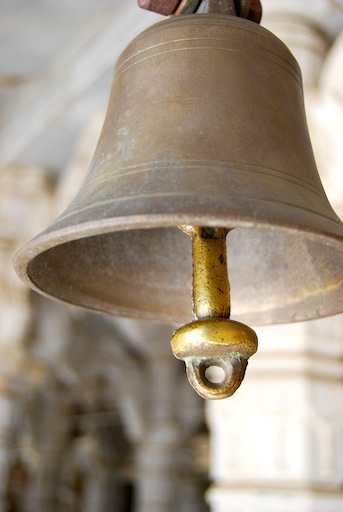
%> input picture dip/Assignment2/other p5/bell.jpg, 343 x 512 px
$ octave p5a1.m   (GNU Octave 9; MATLAB toolbox functions it lacks are replaced by stand-ins)
%> lines starting %> are read from the running program, lines starting %| are printed output that depends on the picture
### dip/Assignment2/other p5/p5f.m
% im = imread('bell.jpg');
% theta = 10;
% theta = (pi*theta) / 180;
% t = [cos(theta),sin(theta),0;-sin(theta),cos(theta),0;0,0,1];
% [x,y] = ndgrid(1:size(im,1),1:size(im,2));
% [x1,y1] = ndgrid(1:size(im,1),1:size(im,2));
% inds = 1:size(im,1)*size(im,2);
% inds = inds';

%
% im - input image
% x,y - vector consisting of x,y coordinate of images
% inds - indices on which transform to be made
% adj_im - 0/1 if to adjust image to the center
% is_pol - 0/1 if need to convert to polar coordinates for transform

function out = p5f(im,x,y,t,inds,adj_im,is_pol)
    x = reshape(x,1,size(x,1)*size(x,2));
    y = reshape(y,1,size(y,1)*size(y,2));
    if is_pol
        [x,y] = cart2pol(x,y);
    end
    pt = t*[x(inds);y(inds);ones(1,size(inds,1))];
    x(inds) = pt(1,:);
    y(inds) = pt(2,:);
    if is_pol
        [x,y] = pol2cart(x,y);
    end
    x = reshape(x,size(im,1),size(im,2));
    y = reshape(y,size(im,1),size(im,2));
    if adj_im==1
        xmid = (min(x(:))+max(x(:)))/2;
        ymid = (min(y(:))+max(y(:)))/2;
        imxmid = (1+size(im,1))/2;
        imymid = (1+size(im,2))/2;
%         x1 = min(x(:)):max(x(:));
%         y1 = min(y(:)):max(y(:));
%         [x,y] = ndgrid(x1,y1);
        x = x + imxmid - xmid;
        y = y + imymid - ymid;
    end
    if adj_im==1
        out = zeros(size(x,1),size(x,2),size(im,3));
    else
        out = zeros(size(im,1),size(im,2),size(im,3));
    end
    out(:,:,1) = interp2(double(im(:,:,1)),y,x);
    out(:,:,2) = interp2(double(im(:,:,2)),y,x);
    out(:,:,3) = interp2(double(im(:,:,3)),y,x);
    out = uint8(out);
    imshow(out,[]);
end

### dip/Assignment2/other p5/p5a1.m
% normal twirl implementation
im = imread('bell.jpg');
%> im is the input picture: size 512x343x3 uint8; mean R, G, B 158.7, 145.6, 129.7
xc = size(im,1)/2;
%> xc = 256
yc = size(im,2)/2;
%> yc = 171.5
rmax = 250;
alpha = 1;
[x,y] = ndgrid(1:size(im,1),1:size(im,2));
dx = x-xc;dy = y-yc;
r = sqrt(dx.*dx+dy.*dy);
beta = atan2(dy,dx) + alpha*((rmax-r)/rmax);
reg = find(r<=rmax);
%> reg = 156877 values from 74 to 175541
xout = x;
yout = y;
xout(reg) = xc + r(reg).*cos(beta(reg));
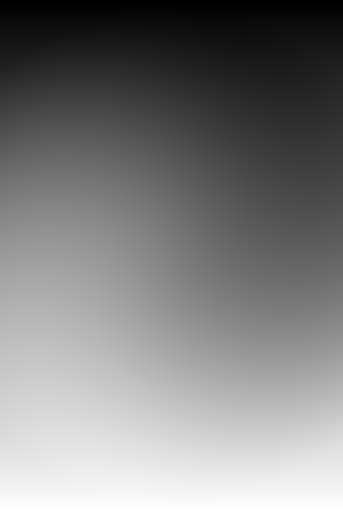
%> xout: size 512x343 double; min 1, max 512, mean 256.4; drawn with min black and max white
yout(reg) = yc + r(reg).*sin(beta(reg));
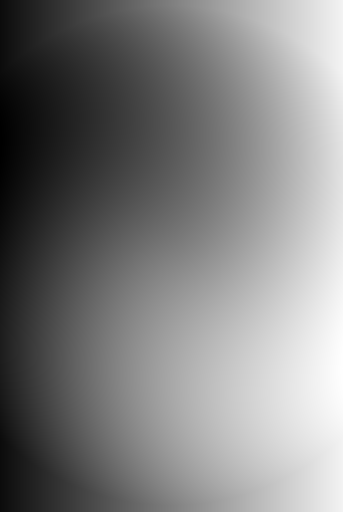
%> yout: size 512x343 double; min -16.62, max 360.3, mean 172; drawn with min black and max white
out = zeros(size(im,1),size(im,2),size(im,3));
out(:,:,1) = interp2(double(im(:,:,1)),yout,xout);
%> out: size 512x343x3 double; 0.95% of the values are NaN or infinite; the others: min 0, max 255, mean 51.37
out(:,:,2) = interp2(double(im(:,:,2)),yout,xout);
%> out: size 512x343x3 double; 1.9% of the values are NaN or infinite; the others: min 0, max 255, mean 99.37
out(:,:,3) = interp2(double(im(:,:,3)),yout,xout);
%> out: size 512x343x3 double; 2.85% of the values are NaN or infinite; the others: min 0, max 255, mean 143
out = uint8(out);
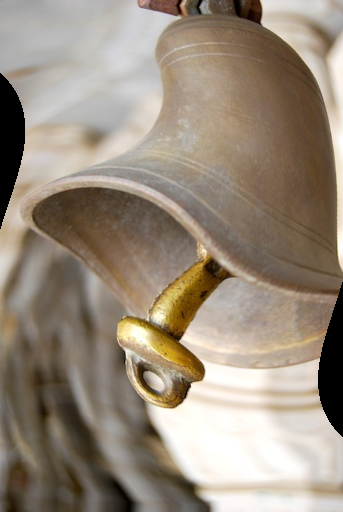
%> out: size 512x343x3 uint8; mean R, G, B 152.7, 139.8, 124.3
imshow(out,[]);

% twirl using general transformation function
im = imread('bell.jpg');
xc = size(im,1)/2;
yc = size(im,2)/2;
rmax = 250;
alpha = 1;
[x,y] = ndgrid(1:size(im,1),1:size(im,2));
dx = x-xc;dy = y-yc;
r = sqrt(dx.*dx+dy.*dy);
inds = find(r<=rmax);
%> inds = 156877 values from 74 to 175541
x = x-xc;
y = y-yc;
t = [1,-1*alpha/rmax,alpha;0,1,0;0,0,1];
out = p5f(im,x,y,t,inds,1,1);
%> in p5f, `out(:,:,1) = interp2(double(im(:,:,1)),y,x);`: out: size 512x343x3 double; 1% of the values are NaN or infinite; the others: min 0, max 255, mean 51.31
%> in p5f, `out(:,:,2) = interp2(double(im(:,:,2)),y,x);`: out: size 512x343x3 double; 1.99% of the values are NaN or infinite; the others: min 0, max 255, mean 99.3
%> in p5f, `out(:,:,3) = interp2(double(im(:,:,3)),y,x);`: out: size 512x343x3 double; 2.99% of the values are NaN or infinite; the others: min 0, max 255, mean 142.9
